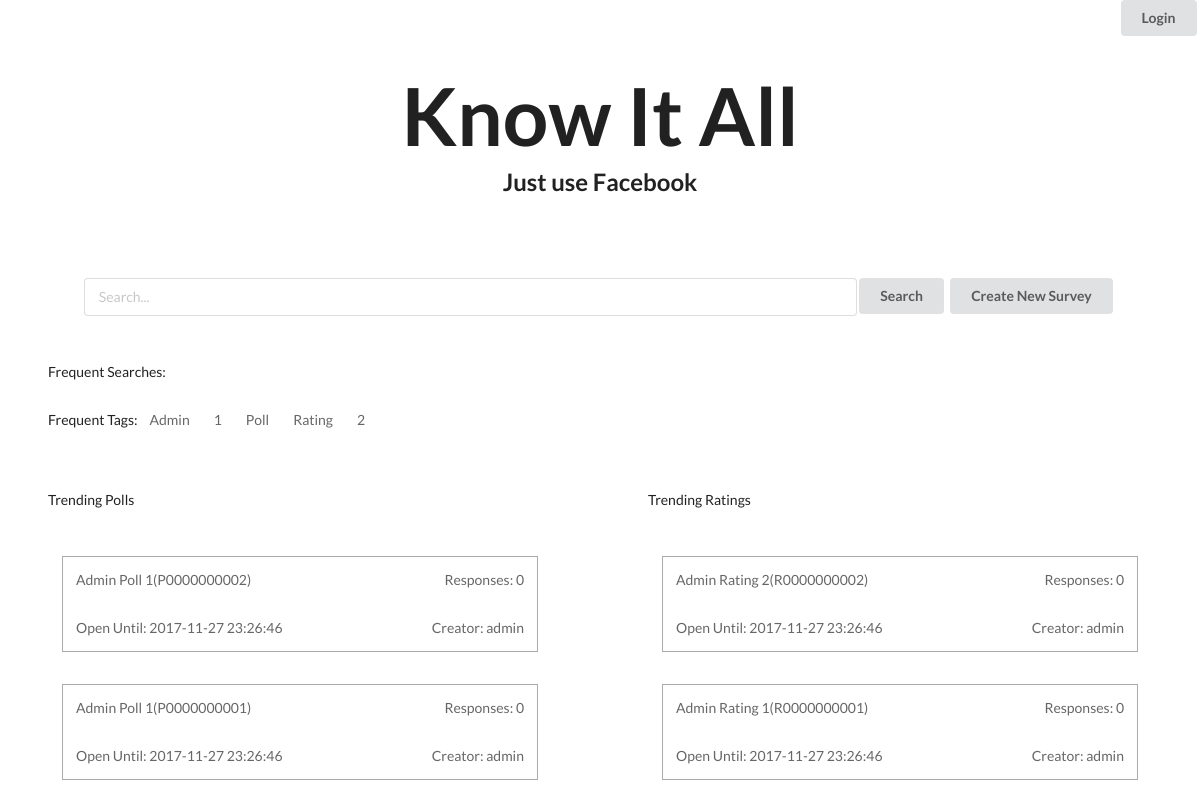
The app's page /www/knowitall/home-search.php, older data.
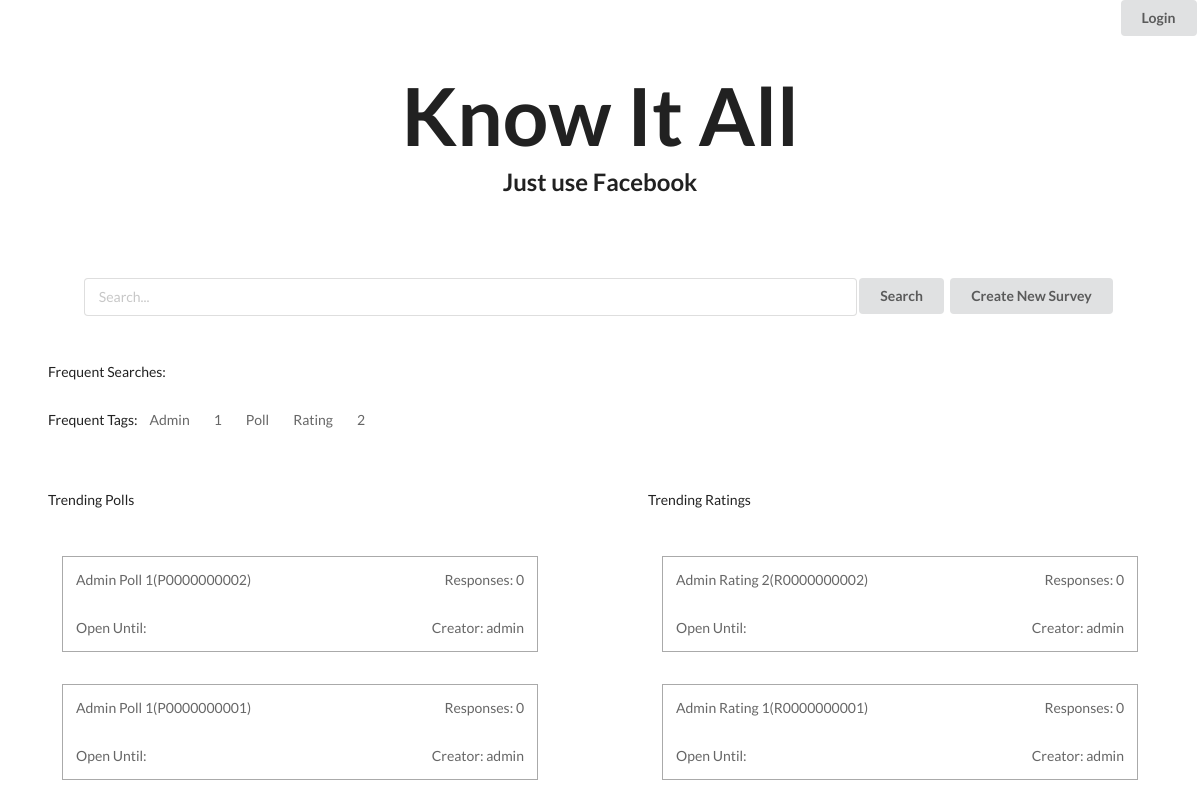
The same page, newer data.
### tables this page shows
CREATE TABLE `frequent_tag` (
  `tag` varchar(45) NOT NULL,
  `freq` int(45) NOT NULL
);

CREATE TABLE `survey` (
  `survey_id` varchar(45) NOT NULL,
  `survey_title` varchar(1000) NOT NULL,
  `user_id` varchar(45) NOT NULL,
  `rating_average` double NOT NULL,
  `create_time` varchar(45) DEFAULT NULL,
  `survey_tags` varchar(1000) NOT NULL,
  `voter_number` int(45) NOT NULL,
  `close_time` varchar(45) NOT NULL
);

CREATE TABLE `user` (
  `user_id` varchar(45) NOT NULL,
  `usc_email` varchar(45) NOT NULL,
  `usc_id` varchar(45) NOT NULL,
  `password` varchar(100) NOT NULL,
  `user_name` varchar(45) NOT NULL
);

### www/knowitall/home-search.php (the view, shortened to what this page needs)
<?php
  include("database-connector.php");
?>
<!DOCTYPE html>
<html lang="en">
  <head>
    <?php include("all-css.php");?>
  </head>
  <body>
    <button class="ui button float-right link-btn"><a class="float-right" href="login.php"><?php include("login-out.php"); ?></a></button>
    <?php include('big-header.php');?>
    <form class="ui form search-bar custom-pad-hor master-center custom-pad-vert" action="search-results.php" method="get" id="search">
      <input class="" type="text" placeholder="Search..." name="search" required="true">
      <button class="ui button" type="submit" form="search" value="Submit">Search</button>
      <button class="ui button link-btn"><a href="create.php">Create New Survey</a></button>
    </form>
    <div class="ui grid">
     <div class="row custom-pad-hor">
        <span>Frequent Searches: </span>
      </div>
      <div class="row custom-pad-hor custom-margin-bot-small">
        <span>Frequent Tags: </span>
        <?php
          $sql = $conn->prepare("SELECT * FROM frequent_tag ORDER BY freq DESC LIMIT 5;");
          $sql->execute();
          $ans = $sql->get_result();
          for($i = 0; $i < $ans->num_rows; $i++){
            $row = $ans->fetch_assoc();
            echo "<a href=\"search-results.php?search=".$row['tag']."\"><span class=\"custom-pad-hor-small\">".$row['tag']."</span></a>";
          }
        ?>
      </div>
      <div class="two column row">
        <div class="column">
          <span class="custom-pad-hor">Trending Polls</span>
          <ul>
            <?php include("show-trending-polls.php"); ?>
          </ul>
        </div>
        <div class="column">
          <span class="custom-pad-hor">Trending Ratings</span>
          <ul>
            <?php include("show-trending-ratings.php"); ?>
          </ul>
        </div>
      </div>
    </div>
  </body>
</html>

### www/knowitall/all-css.php
<link rel="stylesheet" href="../css/semantic.min.css">
<link rel="stylesheet" href="../css/icon.min.css">
<link rel="stylesheet" href="style.css">

### www/knowitall/login-out.php
<?php
  if(isset($_SESSION['id'])){
      echo("Logout");
  }else{
      echo("Login");
  }
?>

### www/knowitall/big-header.php
<h1>Know It All</h1>
<h2>Just use Facebook</h2>

### www/knowitall/show-trending-polls.php
<?php
  include("database-connector.php");
  $sql = $conn->prepare("SELECT * FROM trending_survey WHERE survey_id LIKE \"P%\" ORDER BY survey_id DESC;");
  $sql->execute();
  $result = $sql->get_result();
  $j = $result->num_rows;
  for($i = 0; $i < $j; $i++){
    $trow = $result->fetch_assoc();
    $sql = $conn->prepare("SELECT * FROM survey WHERE survey_id = ?;");
    $sql->bind_param('s', $trow['survey_id']);
    $sql->execute();
    $sresult = $sql->get_result();
    $srow = $sresult->fetch_assoc();
    $sql = $conn->prepare("SELECT user_name FROM user WHERE user_id = ?;");
    $sql->bind_param('s', $srow['user_id']);
    $sql->execute();
    $uresult = $sql->get_result();
    $urow = $uresult->fetch_assoc();
    include("trending-card.php");
  }
?>

### www/knowitall/trending-card.php
<li class="surveylink custom-pad-hor custom-pad-top">
	<a href="survey.php?id=<?php echo $srow['survey_id']; ?>">
	  <div class="ui grid">
	    <div class="twelve wide column"><?php echo $srow['survey_title']; ?>(<?php echo $srow['survey_id']; ?>)</div>
	    <div class="four wide column"><span class="float-right">Responses: <?php echo $srow['voter_number']; ?></span></div>
	    <div class="eight wide column">Open Until: <?php echo $srow['close_time']; ?></div>
	    <div class="eight wide column"><span class="float-right">Creator: <?php echo $urow['user_name']; ?></span></div>
	  </div>
	</a>
</li>

### www/knowitall/show-trending-ratings.php
<?php
  include("database-connector.php");
  $sql = $conn->prepare("SELECT * FROM trending_survey WHERE survey_id LIKE \"R%\" ORDER BY survey_id DESC;");
  $sql->execute();
  $result = $sql->get_result();
  $j = $result->num_rows;
  for($i = 0; $i < $j; $i++){
    $trow = $result->fetch_assoc();
    $sql = $conn->prepare("SELECT * FROM survey WHERE survey_id = ?;");
    $sql->bind_param('s', $trow['survey_id']);
    $sql->execute();
    $sresult = $sql->get_result();
    $srow = $sresult->fetch_assoc();
    $sql = $conn->prepare("SELECT user_name FROM user WHERE user_id = ?;");
    $sql->bind_param('s', $srow['user_id']);
    $sql->execute();
    $uresult = $sql->get_result();
    $urow = $uresult->fetch_assoc();
    include("trending-card.php");
  }
?>

### www/knowitall/style.css (style rules this page uses)
h1, h2 { margin: 0 auto; text-align: center; }
h1 { font-size: 10vh; padding-top: 8vh; }
h2 { padding-bottom: 6vh }
ul { list-style: none; padding: 0; margin: 14px }
a:not(.signup-link) { display: block; }
a { color: rgba(0, 0, 0, 0.6) }
.search-bar input[type="text"] { width: 70% !important; }
.float-right { float: right }
.master-center { margin: 0 auto !important; text-align: center !important; }
.link-btn { padding: 0 !important; }
.link-btn a { padding: .78571429em 1.5em; }
.custom-pad-hor { padding-left: 4vw !important; padding-right: 4vw !important; }
.custom-pad-hor-small { padding-left: 1vw !important; padding-right: 1vw !important; }
.custom-pad-vert { padding-top: 4vh !important; padding-bottom: 4vh !important; }
.custom-pad-top { padding-top: 4vh !important; }
.custom-margin-bot-small { margin-bottom: 4vh !important; }
.ui.grid { margin: 0; }
.ui.form { margin-bottom: 4em; }
.ui.grid .row>.column { padding: 0 !important; }

Row changes from the older to the newer data that the page shows:
changed survey "P0000000002": close_time "2017-11-27 23:26:46" → (not shown)
changed survey "P0000000001": close_time "2017-11-27 23:26:46" → (not shown)
changed survey "Admin Rating 2": close_time "2017-11-27 23:26:46" → (not shown)
changed survey "Admin Rating 1": close_time "2017-11-27 23:26:46" → (not shown)
